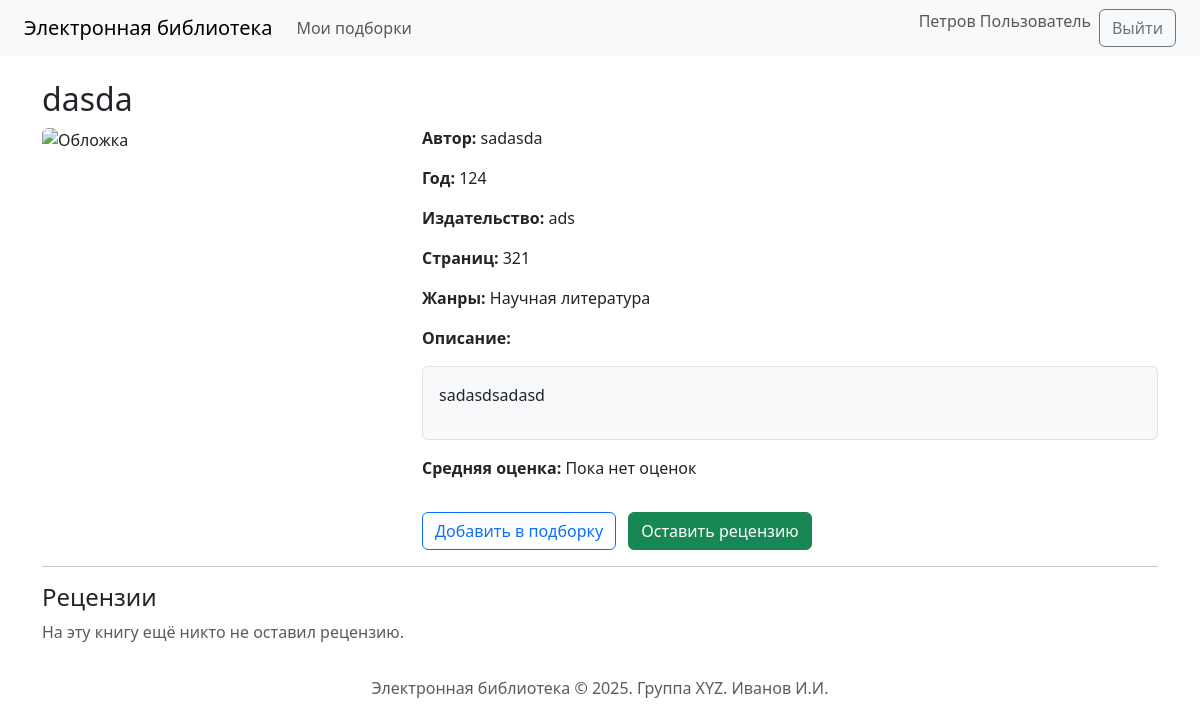
Page /book/18 (signed in) on the committed database.
### app/models.py (models this page shows, shortened)
class User(UserMixin, db.Model):
    id = db.Column(db.Integer, primary_key=True)
    login = db.Column(db.String(64), unique=True, nullable=False)
    password_hash = db.Column(db.String(128), nullable=False)
    last_name = db.Column(db.String(64), nullable=False)
    first_name = db.Column(db.String(64), nullable=False)
    middle_name = db.Column(db.String(64), nullable=True)
    role_id = db.Column(db.Integer, db.ForeignKey('role.id'), nullable=False)
    reviews = db.relationship('Review', backref='user', lazy=True, cascade="all, delete")
    collections = db.relationship('Collection', backref='user', lazy=True, cascade="all, delete")
    def get_full_name(self):
        return f'{self.last_name} {self.first_name} {self.middle_name or ""}'.strip()

class Book(db.Model):
    id = db.Column(db.Integer, primary_key=True)
    title = db.Column(db.String(255), nullable=False)
    description = db.Column(db.Text, nullable=False)
    year = db.Column(db.Integer, nullable=False)
    publisher = db.Column(db.String(255), nullable=False)
    author = db.Column(db.String(255), nullable=False)
    pages = db.Column(db.Integer, nullable=False)
    cover_id = db.Column(db.Integer, db.ForeignKey('cover.id'), nullable=True)
    genres = db.relationship('Genre', secondary=book_genre, backref=db.backref('books', lazy='dynamic'))
    reviews = db.relationship('Review', backref='book', lazy=True, cascade="all, delete-orphan")
    def average_rating(self):
        if not self.reviews:
            return None
        return round(sum([r.rating for r in self.reviews]) / len(self.reviews), 1)

### app/routes/books.py (the view)
@bp.route('/book/<int:id>')
def view(id):
    book = Book.query.get_or_404(id)
    book.description_html = markdown.markdown(book.description or "")
    return render_template('books/view.html', book=book)

### app/models.py (called while the page is built)
@login_manager.user_loader
def load_user(user_id):
    return User.query.get(int(user_id))

### app/templates/books/view.html (shortened to what this page needs)
{% extends 'base.html' %}
{% block content %}
<h2>{{ book.title }}</h2>
<div class="row">
    <div class="col-md-4">
        <img src="{{ url_for('static', filename='uploads/cover_' ~ book.cover.id) if book.cover else url_for('static', filename='uploads/no-image-large.jpg') }}"
             alt="Обложка"
             class="img-fluid rounded">
    </div>
    <div class="col-md-8">
        <p><strong>Автор:</strong> {{ book.author }}</p>
        <p><strong>Год:</strong> {{ book.year }}</p>
        <p><strong>Издательство:</strong> {{ book.publisher }}</p>
        <p><strong>Страниц:</strong> {{ book.pages }}</p>
        <p><strong>Жанры:</strong> {{ book.genres | map(attribute='name') | join(', ') }}</p>
        <p><strong>Описание:</strong></p>
        <div class="border rounded p-3 bg-light">
            {{ book.description_html | safe }}
        </div>
        <p class="mt-3"><strong>Средняя оценка:</strong>
            {% if book.average_rating() %}
                {{ book.average_rating() }} ⭐ ({{ book.review_count() }} рецензий)
            {% else %}
                Пока нет оценок
            {% endif %}
        </p>
        {% if current_user.is_authenticated %}
            {% if current_user.role.name == 'пользователь' %}
                <button class="btn btn-outline-primary mt-3" data-bs-toggle="modal" data-bs-target="#addToCollectionModal">
                    Добавить в подборку
                </button>
            {% endif %}
            {% if current_user.role.name in ['пользователь', 'модератор', 'администратор'] %}
                {% set has_review = book.reviews | selectattr("user_id", "equalto", current_user.id) | list %}
                {% if not has_review %}
                    <a href="{{ url_for('reviews.add_review', book_id=book.id) }}" class="btn btn-success mt-3 ms-2">
                        Оставить рецензию
                    </a>
                {% endif %}
            {% endif %}
        {% endif %}
    </div>
</div>
<hr>
<h4>Рецензии</h4>
{% if book.reviews %}
    <ul class="list-group">
        {% for review in book.reviews %}
            <li class="list-group-item">
                <strong>{{ review.user.get_full_name() }}</strong> – <em>{{ review.rating }}⭐</em><br>
                <div class="mt-1">{{ review.text | safe }}</div>
                <small class="text-muted">Оставлено: {{ review.created_at.strftime('%d.%m.%Y %H:%M') }}</small>
            </li>
        {% endfor %}
    </ul>
{% else %}
    <p class="text-muted">На эту книгу ещё никто не оставил рецензию.</p>
{% endif %}
{% endblock %}

### app/templates/base.html (shortened to what this page needs)
<!DOCTYPE html>
<html lang="ru">
<head>
    <link rel="stylesheet" href="https://cdn.jsdelivr.net/npm/bootstrap@5.3.0/dist/css/bootstrap.min.css">
    <link rel="stylesheet" href="https://cdn.jsdelivr.net/npm/easymde/dist/easymde.min.css">
</head>
<body>
<nav class="navbar navbar-expand-lg navbar-light bg-light px-4">
    <a class="navbar-brand" href="{{ url_for('books.index') }}">Электронная библиотека</a>
    <div class="collapse navbar-collapse">
        <ul class="navbar-nav me-auto mb-2 mb-lg-0">
            {% if current_user.is_authenticated and current_user.role.name == 'пользователь' %}
                <li class="nav-item">
                    <a class="nav-link" href="{{ url_for('collections.list_collections') }}">Мои подборки</a>
                </li>
            {% endif %}
        </ul>
        <ul class="navbar-nav ms-auto">
            {% if current_user.is_authenticated %}
                <li class="nav-item">
                    <span class="navbar-text me-2">{{ current_user.get_full_name() }}</span>
                </li>
                <li class="nav-item">
                    <a class="btn btn-outline-secondary" href="{{ url_for('auth.logout') }}">Выйти</a>
                </li>
            {% else %}
                <li class="nav-item">
                    <a class="btn btn-outline-primary" href="{{ url_for('auth.login') }}">Войти</a>
                </li>
            {% endif %}
        </ul>
    </div>
</nav>
<div class="container mt-4">
    {% block content %}{% endblock %}
</div>
<footer class="text-center text-muted py-3">
    Электронная библиотека &copy; 2025. Группа XYZ. Иванов И.И.
</footer>
</body>
</html>

### rows in the picture
User: get_full_name "Петров Пользователь"
Book: title "dasda", author "sadasda", year "124", publisher "ads", pages "321", description_html "sadasdsadasd"

### other values in the picture
{{ book.genres | map(attribute='name') | join(', ') }} "Научная литература"
